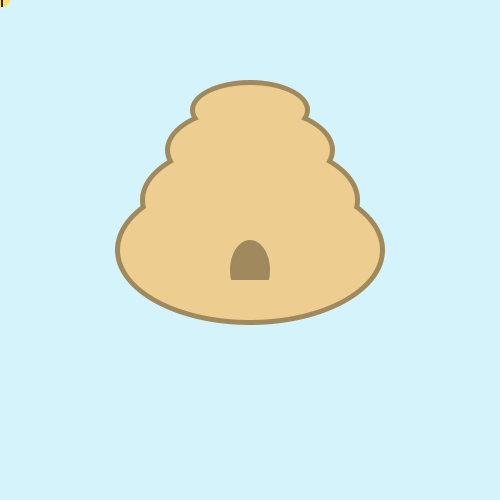
Frame 1 (no input)
Frame 60 (the mouse pressed at the canvas centre just before this capture): identical to frame 1, image omitted
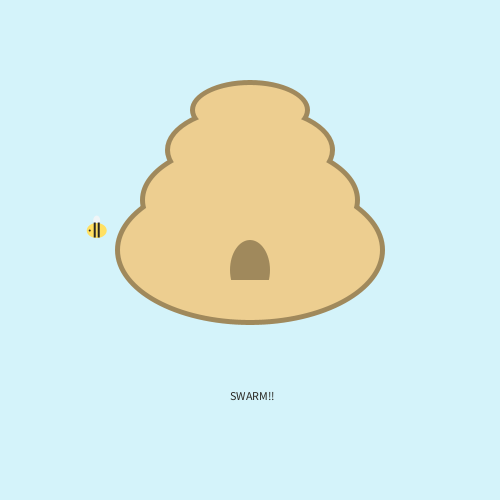
Frame 120 (the mouse held since frame 60 and released just before this capture)

The Processing sketch that drew these frames (run headless with seeded random() and noise(); from frame 60 on, the mouse is pressed at the canvas centre):

// Processing sketch: processing_70837
// ── processing_70837.pde

void setup() 
{
  size (500, 500);
  fill(255, 255, 255);
  smooth();
  noStroke();
  frameRate(15);
}
 
 
void draw() 
{
  background(#D4F3FA);
 
 //beehive outline
  fill(#A0895C);
  ellipse(250,110,120,60);
  ellipse(250,150,170,90);
  ellipse(250,200,220,120);
  ellipse(250,250,270,150);
  
  //beehive
  fill(#EDCE90);
  ellipse(250,110,110,50);
  ellipse(250,150,160,80);
  ellipse(250,200,210,110);
  ellipse(250,250,260,140);
  
  //beehive door
  fill(#A0895C);
  ellipse(250,270,40,60);
  fill(#EDCE90);
  rect(220,280,50,20);
 
  float xPos;
  float yPos;
  float beeNum = random(mouseX/15);
  
 //BEEZ

      for (int x=0; x<=beeNum; x=x+10) 
      { 
        for (int y=0; y<=beeNum; y=y+10) 
        {
          xPos = random(mouseX);
          yPos = random(mouseX);
     
          fill(#F0F5F7);
          ellipse(xPos, yPos-10,7,10);
          fill(#FFE062);
          ellipse(xPos, yPos, 20, 15);
          fill(#292823);
          rect(xPos-3,yPos-8,2,15);
          rect(xPos+1,yPos-8,2,15);
          ellipse(xPos-7,yPos,2,2);
          
          if(mouseX>200)
          {
    
            text("SWARM!!",230,400);
          }
          
        }
      }
 
  //END BEEZ
}
